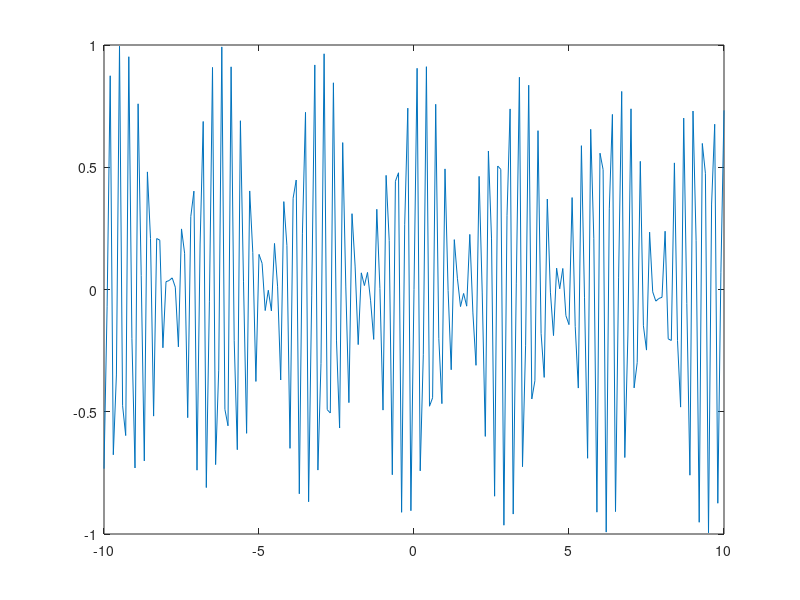

Source code (MATLAB):
%% Laboratório de Sistemas dinâmicos
% Prática 01
% Data: 11/03/2024
% Autores: Ana Clara Gomes & João Vitor Barbosa


%%Limpar Workspace
clear all;
close all;
clc;

%%
% Script Prática 1

%% Ex. 01 (a)

arr1 = [1 1 6;5 -2 1;-8 2 -3];
arr2 = [2 9; -5 -1; 9 2];

sizeArr1 = size(arr1);
sizeArr2 = size(arr2);

if (sizeArr1(1) == sizeArr1(2))
    disp('Matriz 1 eh quadrada'); 
else
    disp('Matriz 1 não eh quadrada');
end

if (sizeArr2(1) == sizeArr2(2))
    disp('Matriz 2 eh quadrada'); 
else
    disp('Matriz 2 não eh quadrada');
end
%% Ex. 01 (b)

arr1 = [1 1 6;5 -2 1;-8 2 -3];
arr2 = [2 9; -5 -1; 9 2];

sizeArr1 = size(arr1);
sizeArr2 = size(arr2);

disp('Matriz 1');
disp(' ');
for linha = 1:sizeArr1(1)
    for coluna = 1:sizeArr1(2)
        if (arr1(linha,coluna) == 2)
            string = ['Achou numero 2 na linha ' int2str(linha) ' coluna ' int2str(coluna)];
            disp(string);
        end
    end 
end

disp(' ');
disp('Matriz 2');
disp(' ');
for linha = 1:sizeArr2(1)
    for coluna = 1:sizeArr2(2)
        if (arr2(linha,coluna) == 2)
            string = ['Achou numero 2 na linha ' int2str(linha) ' coluna ' int2str(coluna)];
            disp(string);
        end
    end 
end
%% Ex. 01 (c)
arr1 = [1 1 6;5 -2 1;-8 2 -3];
arr2 = [2 9; -5 -1; 9 2];

sizeArr1 = size(arr1);
sizeArr2 = size(arr2);

disp('Matriz 1');
disp(' ');
for linha = 1:sizeArr1(1)
    for coluna = 1:sizeArr1(2)
        if (arr1(linha,coluna) < 0)
            string = ['Achou numero negativo na linha ' int2str(linha) ' coluna ' int2str(coluna)];
            disp(string);
        end
    end 
end

disp(' ');
disp('Matriz 2');
disp(' ');
for linha = 1:sizeArr2(1)
    for coluna = 1:sizeArr2(2)
        if (arr2(linha,coluna) < 0)
            string = ['Achou numero negativo na linha ' int2str(linha) ' coluna ' int2str(coluna)];
            disp(string);
        end
    end 
end

%% Ex. 02
t=-10:0.01:10;
y = exp(-2 * t).* sin(3 * t);
plot(t,y);


%% Ex. 03
t=-10:0.1:10;
x = cos(t).* sin(20*t);
plot(t,x);

%% Ex. 04 (a)
A = '';
B = '';
C = '';

    
%% Ex. 04 (b)
